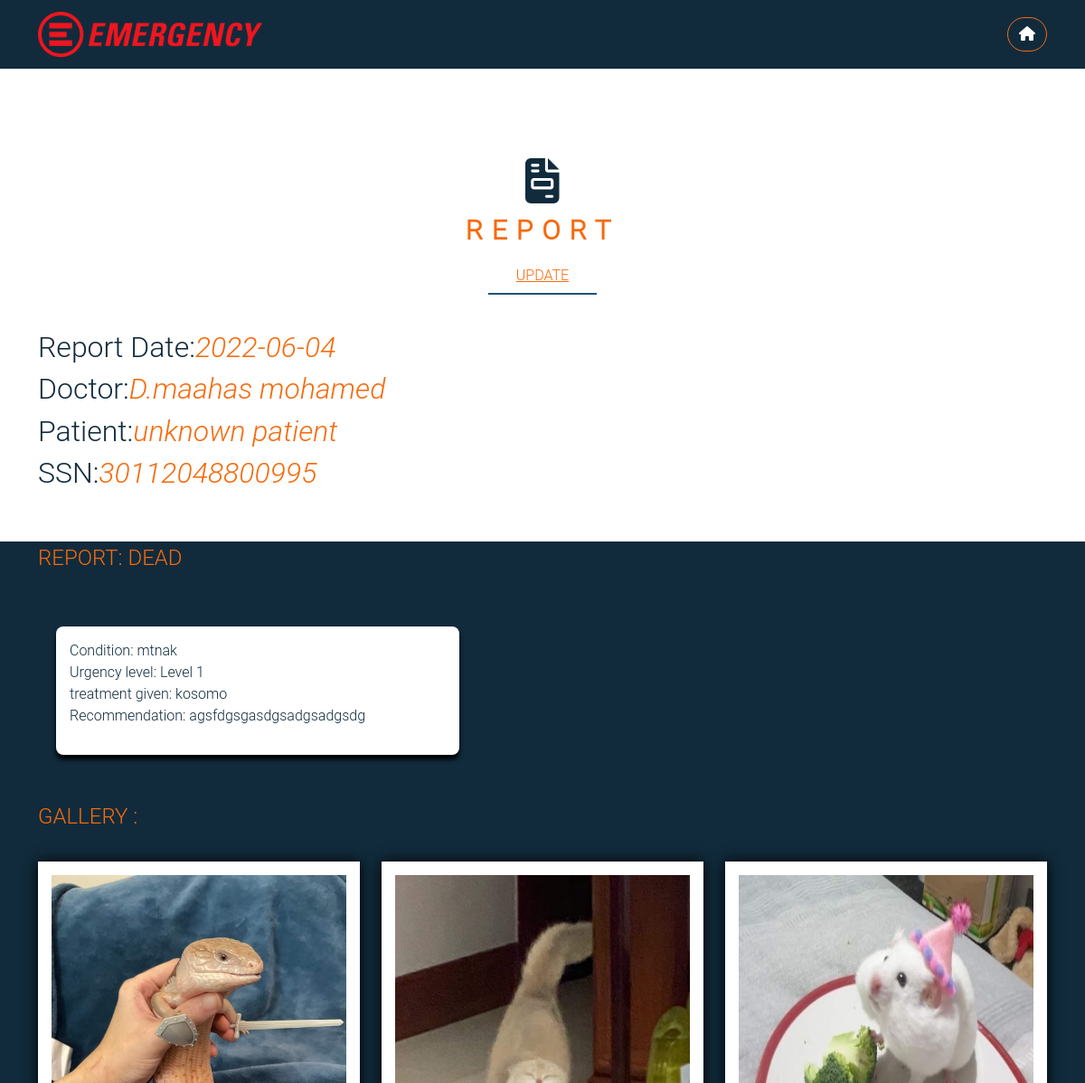
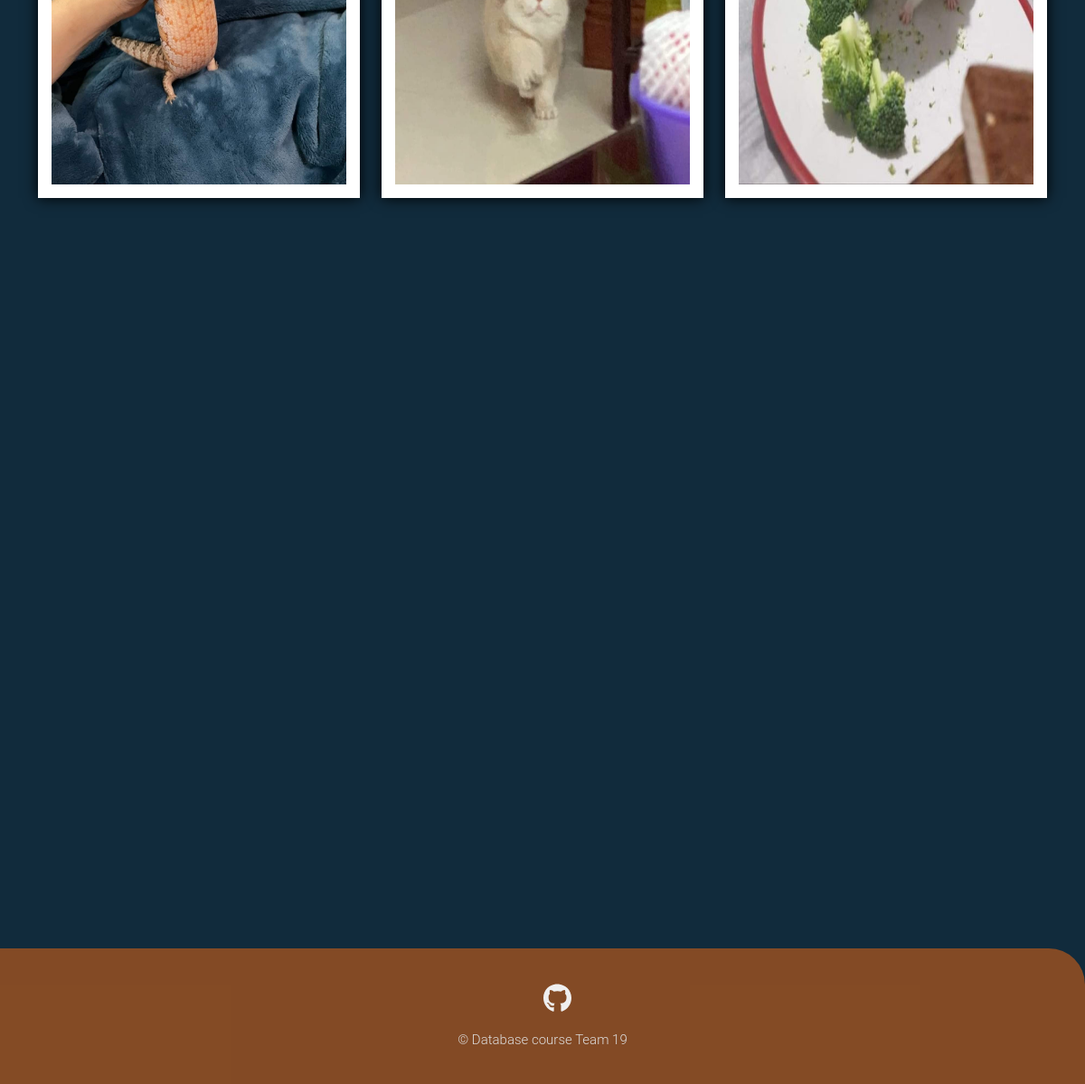
/report/11 (signed in), run on the app's committed database (2 pictures, top to bottom).
### emergencydebartment/models.py (models this page shows, shortened)
class Report(db.Model):
    id = db.Column(db.Integer, primary_key=True)
    patient_id = db.Column(db.Integer, db.ForeignKey('patient.id'),nullable = False, default=99999999999999)
    doctor_id =  db.Column(db.Integer, db.ForeignKey('doctor.id'),nullable = False)
    patient_ssn = db.Column(db.Integer,nullable=False, default=99999999999999)
    date =  db.Column(db.DateTime, default = datetime.utcnow)
    title = db.Column(db.String(50),nullable = False )
    condition = db.Column(db.String(100))
    urgency = db.Column(db.String(7))
    treatment = db.Column(db.String(100))
    recommendation = db.Column(db.String(100))
    images = db.relationship('Images',  backref='Report', lazy=True, foreign_keys = 'Images.report_id')

class User(db.Model, UserMixin):
    __tablename__ = 'user_table'
    id = db.Column(db.Integer, primary_key=True)
    ssn = db.Column(db.Integer, unique=True,nullable=False)
    Fname = db.Column(db.String(20),nullable=False)
    Sname = db.Column(db.String(20))
    Lname = db.Column(db.String(20),nullable=False)
    gender = db.Column(db.String(6),nullable=False)
    phone = db.Column(db.String(11), default='Unknown')
    address = db.Column(db.String(70), default='Unknown')
    birth_date = db.Column(db.DateTime,nullable=False)
    user_role = db.Column(db.String(15), nullable=False, default='Patient')
    password = db.Column(db.String(61),nullable=False)

class Images(db.Model):
    id = db.Column(db.Integer, primary_key=True)
    image = db.Column(db.String(30),nullable = False)
    report_id = db.Column(db.Integer, db.ForeignKey('report.id'),nullable = False)

### emergencydebartment/routes.py (the view)
@app.route("/report/<int:report_id>")
@login_required(role = 'ANY')
def report(report_id):
    report = Report.query.get_or_404(report_id)
    patient = Patient.query.get(report.patient_id)
    if current_user.user_role == "Patient" and current_user.id != patient.id:
        abort(403)
    doctor = Doctor.query.get(report.doctor_id)
    images = report.images
    return render_template('patient_report.html', report = report, doctor=doctor, patient=patient, images=images)

### emergencydebartment/models.py (called while the page is built)
@login_manager.user_loader
def load_user(user_id):
    return User.query.get(int(user_id))

### emergencydebartment/routes.py (called while the page is built)
def login_required(role="ANY"):
    def wrapper(fn):
        @wraps(fn)
        def decorated_view(*args, **kwargs):
            if not current_user.is_authenticated:
              return login_manager.unauthorized()
            if current_user.user_role != 'Admin':
                if ((current_user.user_role != role) and (role != "ANY")):
                    return login_manager.unauthorized()
            return fn(*args, **kwargs)
        return decorated_view
    return wrapper

### emergencydebartment/templates/patient_report.html (shortened to what this page needs)
<!DOCTYPE html>
<html lang="en">
<head>
    <link rel="stylesheet" href="../static/styles/all.min.css">
    <link rel="stylesheet" href="../static/styles/bootstrap.min.css">
    <link rel="stylesheet" href="../static/styles/login.css">
    <link rel="stylesheet" href="../static/styles/table.css">
    <link rel="stylesheet" href="../static/styles/style.css">
    <link rel="stylesheet" href="../static/styles/galary.css">
    <link rel="stylesheet" href="../static/styles/box.css">
</head>
    <body>
        <nav class="navbar navbar-expand-lg sticky-top">
            <div class="container">
                <a class="navbar-brand" href="{{ url_for('home') }}">
                    <img src="../static/images/Emergency_(NGO)_logo.svg.png" alt="Emergency" height="50 px">
                </a>
                    <a href="{{ url_for('home') }}" class="log-out btn btn-primary rounded-pill main-btn ms-1"><i class="fa-solid fa-house"></i></a>
                </div>
        </nav>
        <section class="services pt-5 pb-5">
            <div class="container">
              <div class="main-title mt-5 mb-5 position-relative text-center">
                <h1 class="serv-icon mb-0">
                  <i class="fas fa-file-invoice align-items-center"></i>
                </h1>
                <p class="title ">report</p>
                {% if current_user.id == report.doctor_id %}
                <a class="textgold" href="{{ url_for('update_report', report_id=report.id) }}">UPDATE</a>
                {% endif %}
              </div>
                <div class="textblue">
                    <h2>Report Date:<i class="textgold">{{report.date.strftime("%Y-%m-%d")}}</i></h2>
                    <h2>Doctor:<i class="textgold">D.{{ doctor.Fname + " " +doctor.Lname}}</i> </h2>
                    {% if patient %}
                    <h2>Patient:<i class="textgold">{{ patient.Fname + " " + patient.Lname }}</i></h2>
                    {% else %}
                    <h2>Patient:<i class="textgold">unknown patient</i></h2>
                    {% endif %}
                    {% if report.patient_ssn != 99999999999999 %}
                    <h2>SSN:<i class="textgold">{{ report.patient_ssn }}</i></h2>
                    {% else %}
                    <h2>SSN:<i class="textgold"></i></h2>
                    {% endif %}
                </div>
            </div>
        </section>
        <div class="container">
            <legend class="textgold text-uppercase"> report: {{ report.title }}</legend>
            <div class="box backwhite">
                <p class="textblue">
                   Condition:                {{ report.condition }}<br>
                   Urgency level:             {{ report.urgency }}<br>
                   treatment given:           {{ report.treatment }}<br>
                   Recommendation:            {{ report.recommendation }}<br>
                </p>
            </div>
        </div>
        <section class="gallery min-vh-100">
            <div class="container-lg">
                <legend class="textgold text-uppercase"> gallery :</legend>
                <div class="row gy-4 row-cols-1 row-cols-sm-2 row-cols-md-3">
                {% for image in images %}
                    <div class="col">
                        <img src="..\static\uploads\{{image.image}}" class="gallery-item" alt="gallery">
                    </div>
                    {% endfor %}
                </div>
            </div>
        </section>
        <section class="foot">
            <footer>
                <ul class="social_icon">
                    <li><a href="#"><i class="fa-brands fa-github"></i></a></li>
                </ul>
                <p style="font-size: 15px; color: var(--gray-color)">&copy; Database course Team 19</p>
            </footer>
        </section>
    </body>
</html>

### emergencydebartment/static/styles/login.css (style rules this page uses)
:root { --blue-color: #112B3C; --orange-color:#F66B0E; --blue-off-color:#205375; --white-off-color:#EFEFEF; --gray-color:#DDDDDD; }
html, body { height: 100%; font-family: 'Roboto Light',sans-serif; background-color: var(--blue-color); }
.navbar { background-color: var(--blue-color); }
.navbar .log-out { background: none; border: solid 1px var(--orange-color); transition: 0.5s; margin-left: 10px; }
footer { position: relative; width: 100%; background-color:rgba(246, 107, 14,50%) ; height: 150px; padding: 30px 50px; display: flex; justify-content: center; align-items: center; flex-direction: column; border-top-right-radius: 40px; }
footer .social_icon, footer .mn { position:relative; display:flex; justify-content:center; align-items:center; margin:10px 0; flex-wrap: wrap; }
footer .social_icon li, footer .mn li { list-style: none; }
footer .social_icon li a { font-size: 2em; color: var(--white-off-color); margin: 0 10px; display: inline-block; transition: 0.5s; }

### emergencydebartment/static/styles/style.css (style rules this page uses)
:root { --blue-color: #112B3C; --orange-color:#F66B0E; --blue-off-color:#205375; --white-off-color:#EFEFEF; --gray-color:#DDDDDD; }
body { font-family: 'Roboto Light',sans-serif; background-color: var(--blue-color); }
.navbar { background-color: var(--blue-color); }
.textgold { color: #f66b0e; }
.services { background:white; margin-bottom: 0; }
.services .serv-icon { color: var(--blue-color); font-size: 50px; }
.services .title { text-transform: uppercase; letter-spacing: 10px; color: var(--orange-color); font-weight: bolder; font-size: 30px; }
.main-title::after { content: ""; width: 120px; height: 2px; background-color:var(--blue-off-color); position: absolute; bottom: -10px; left: 50%; transform: translateX(-50%) translateY(-50%); }
footer { position: relative; margin-top: 750px; width: 100%; background-color: rgba(246, 107, 14,50%); height: 150px; padding: 30px 50px; display: flex; justify-content: center; align-items: center; flex-direction: column; }
footer .social_icon, footer .mn { position:relative; display:flex; justify-content:center; align-items:center; margin:10px 0; flex-wrap: wrap; }
footer .social_icon li, footer .mn li { list-style: none; }
footer .social_icon li a { font-size: 2em; color: var(--white-off-color); margin: 0 10px; display: inline-block; transition: 0.5s; }
.textblue { color: #112B3C; }

### emergencydebartment/static/styles/galary.css (style rules this page uses)
img { max-width: 100%; }
.gallery { padding: 80px 0; }
.gallery img { background-color: #ffff; padding: 15px; width: 100%; height: 100%; box-shadow: 0 0 15px rgb(0, 0, 0.15); cursor: pointer; }

### emergencydebartment/static/styles/box.css (style rules this page uses)
.box { width: 40%; height: 40%; float: left; margin: 50px 20px; background-color: #fff; padding: 15px; border-radius: 8px; box-shadow: 0 5px 5px rgb(0, 0,0.15); }

### data on the page
Report: date "2022-06-04", patient_ssn "30112048800995", title "DEAD", condition "mtnak", urgency "Level 1", treatment "kosomo", recommendation "agsfdgsgasdgsadgsadgsdg"
User: Fname+Lname "maahas mohamed"
Images: image (picture)
Images: image (picture)
Images: image (picture)
